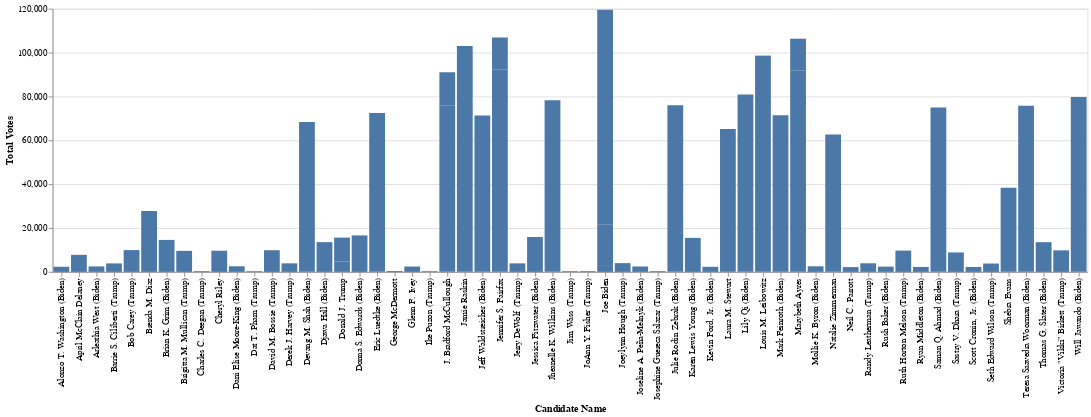

This figure's notebook cell:
### Code cell
# prompt: Using dataframe cleaned_df: can you visualize by candidate

import altair as alt

# Create a bar chart showing total votes by candidate
chart = alt.Chart(cleaned_df).mark_bar().encode(
    x='Candidate Name',
    y='Total Votes '
)

chart

### Figure 1 — Vega-Lite specification as saved in the notebook (floating-point values rounded to 4 significant figures)
{"config": {"view": {"continuousWidth": 400, "continuousHeight": 300}}, "data": {"name": "data-3afbc8114a55617404001e61d3d6ef3e"}, "mark": "bar", "encoding": {"x": {"field": "Candidate Name", "type": "nominal"}, "y": {"field": "Total Votes ", "type": "quantitative"}}, "$schema": "https://vega.github.io/schema/vega-lite/v4.17.0.json", "datasets": {"data-3afbc8114a55617404001e61d3d6ef3e": [{"Office Name": "President - Vice Pres", "Office District": "04", "Candidate Name": "Joe Biden", "Party": "DEM", "Winner": "Y", "Early Votes": 621, "Election Night Votes": 1122, "Mail-In Ballot 1 Votes": 663, "Provisional Votes": 131, "Mail-In Ballot 2 Votes": 569, "Total Votes ": 3106}, {"Office Name": "President - Vice Pres", "Office District": "06", "Candidate Name": "Joe Biden", "Party": "DEM", "Winner": "Y", "Early Votes": 2202, "Election Night Votes": 6681, "Mail-In Ballot 1 Votes": 4321, "Provisional Votes": 539, "Mail-In Ballot 2 Votes": 4648, "Total Votes ": 18391}, {"Office Name": "President - Vice Pres", "Office District": "08", "Candidate Name": "Joe Biden", "Party": "DEM", "Winner": "Y", "Early Votes": 11277, "Election Night Votes": 34650, "Mail-In Ballot 1 Votes": 25846, "Provisional Votes": 3514, "Mail-In Ballot 2 Votes": 22755, "Total Votes ": 98042}, {"Office Name": "U.S. Congress", "Office District": "04", "Candidate Name": "Glenn F. Ivey", "Party": "DEM", "Winner": "Y", "Early Votes": 540, "Election Night Votes": 808, "Mail-In Ballot 1 Votes": 531, "Provisional Votes": 79, "Mail-In Ballot 2 Votes": 474, "Total Votes ": 2432}, {"Office Name": "U.S. Congress", "Office District": "06", "Candidate Name": "April McClain Delaney", "Party": "DEM", "Winner": "Y", "Early Votes": 983, "Election Night Votes": 2797, "Mail-In Ballot 1 Votes": 1640, "Provisional Votes": 213, "Mail-In Ballot 2 Votes": 2133, "Total Votes ": 7766}, {"Office Name": "U.S. Congress", "Office District": "08", "Candidate Name": "Jamie Raskin", "Party": "DEM", "Winner": "Y", "Early Votes": 11837, "Election Night Votes": 37225, "Mail-In Ballot 1 Votes": 26261, "Provisional Votes": 3695, "Mail-In Ballot 2 Votes": 24051, "Total Votes ": 103069}, {"Office Name": "Judge Circuit Court", "Office District": "Montgomery County Circuit Court 06", "Candidate Name": "Marybeth Ayres", "Party": "DEM", "Winner": "Y", "Early Votes": 11761, "Election Night Votes": 33740, "Mail-In Ballot 1 Votes": 21883, "Provisional Votes": 3097, "Mail-In Ballot 2 Votes": 21313, "Total Votes ": 91794}, {"Office Name": "Judge Circuit Court", "Office District": "Montgomery County Circuit Court 06", "Candidate Name": "Jennifer S. Fairfax", "Party": "DEM", "Winner": "Y", "Early Votes": 11846, "Election Night Votes": 34053, "Mail-In Ballot 1 Votes": 21921, "Provisional Votes": 3100, "Mail-In Ballot 2 Votes": 21281, "Total Votes ": 92201}, {"Office Name": "Judge Circuit Court", "Office District": "Montgomery County Circuit Court 06", "Candidate Name": "Louis M. Leibowitz", "Party": "DEM", "Winner": "Y", "Early Votes": 10863, "Election Night Votes": 30479, "Mail-In Ballot 1 Votes": 20309, "Provisional Votes": 2795, "Mail-In Ballot 2 Votes": 19844, "Total Votes ": 84290}, {"Office Name": "Judge Circuit Court", "Office District": "Montgomery County Circuit Court 06", "Candidate Name": "J. Bradford McCullough", "Party": "DEM", "Winner": "Y", "Early Votes": 10053, "Election Night Votes": 27628, "Mail-In Ballot 1 Votes": 17751, "Provisional Votes": 2449, "Mail-In Ballot 2 Votes": 18102, "Total Votes ": 75983}, {"Office Name": "Democratic Delegates", "Office District": "04", "Candidate Name": "Rush Baker (Biden)", "Party": "DEM", "Winner": "Y", "Early Votes": 518, "Election Night Votes": 895, "Mail-In Ballot 1 Votes": 485, "Provisional Votes": 85, "Mail-In Ballot 2 Votes": 401, "Total Votes ": 2384}, {"Office Name": "Democratic Delegates", "Office District": "04", "Candidate Name": "Mollie K. Byron (Biden)", "Party": "DEM", "Winner": "Y", "Early Votes": 532, "Election Night Votes": 963, "Mail-In Ballot 1 Votes": 517, "Provisional Votes": 90, "Mail-In Ballot 2 Votes": 442, "Total Votes ": 2544}, {"Office Name": "Democratic Delegates", "Office District": "04", "Candidate Name": "Scott Cronin, Jr. (Biden)", "Party": "DEM", "Winner": "Y", "Early Votes": 485, "Election Night Votes": 839, "Mail-In Ballot 1 Votes": 449, "Provisional Votes": 77, "Mail-In Ballot 2 Votes": 382, "Total Votes ": 2232}, {"Office Name": "Democratic Delegates", "Office District": "04", "Candidate Name": "Kevin Ford, Jr. (Biden)", "Party": "DEM", "Winner": "Y", "Early Votes": 507, "Election Night Votes": 857, "Mail-In Ballot 1 Votes": 469, "Provisional Votes": 80, "Mail-In Ballot 2 Votes": 400, "Total Votes ": 2313}, {"Office Name": "Democratic Delegates", "Office District": "04", "Candidate Name": "Ryan Middleton (Biden)", "Party": "DEM", "Winner": "Y", "Early Votes": 476, "Election Night Votes": 855, "Mail-In Ballot 1 Votes": 454, "Provisional Votes": 79, "Mail-In Ballot 2 Votes": 385, "Total Votes ": 2249}, {"Office Name": "Democratic Delegates", "Office District": "04", "Candidate Name": "Dani Elise Moore-King (Biden)", "Party": "DEM", "Winner": "Y", "Early Votes": 543, "Election Night Votes": 987, "Mail-In Ballot 1 Votes": 509, "Provisional Votes": 95, "Mail-In Ballot 2 Votes": 427, "Total Votes ": 2561}, {"Office Name": "Democratic Delegates", "Office District": "04", "Candidate Name": "Joseline A. Peña-Melnyk (Biden)", "Party": "DEM", "Winner": "Y", "Early Votes": 510, "Election Night Votes": 921, "Mail-In Ballot 1 Votes": 497, "Provisional Votes": 91, "Mail-In Ballot 2 Votes": 442, "Total Votes ": 2461}, {"Office Name": "Democratic Delegates", "Office District": "04", "Candidate Name": "Alonzo T. Washington (Biden)", "Party": "DEM", "Winner": "Y", "Early Votes": 500, "Election Night Votes": 869, "Mail-In Ballot 1 Votes": 460, "Provisional Votes": 80, "Mail-In Ballot 2 Votes": 419, "Total Votes ": 2328}, {"Office Name": "Democratic Delegates", "Office District": "04", "Candidate Name": "Arleathia West (Biden)", "Party": "DEM", "Winner": "Y", "Early Votes": 527, "Election Night Votes": 940, "Mail-In Ballot 1 Votes": 498, "Provisional Votes": 90, "Mail-In Ballot 2 Votes": 438, "Total Votes ": 2493}, {"Office Name": "Democratic Delegates", "Office District": "06", "Candidate Name": "Donna S. Edwards (Biden)", "Party": "DEM", "Winner": "Y", "Early Votes": 2048, "Election Night Votes": 6095, "Mail-In Ballot 1 Votes": 3889, "Provisional Votes": 425, "Mail-In Ballot 2 Votes": 4174, "Total Votes ": 16631}, {"Office Name": "Democratic Delegates", "Office District": "06", "Candidate Name": "Jessica Fitzwater (Biden)", "Party": "DEM", "Winner": "Y", "Early Votes": 1964, "Election Night Votes": 5750, "Mail-In Ballot 1 Votes": 3745, "Provisional Votes": 401, "Mail-In Ballot 2 Votes": 4055, "Total Votes ": 15915}, {"Office Name": "Democratic Delegates", "Office District": "06", "Candidate Name": "Brian K. Grim (Biden)", "Party": "DEM", "Winner": "Y", "Early Votes": 1794, "Election Night Votes": 5136, "Mail-In Ballot 1 Votes": 3498, "Provisional Votes": 345, "Mail-In Ballot 2 Votes": 3802, "Total Votes ": 14575}, {"Office Name": "Democratic Delegates", "Office District": "06", "Candidate Name": "Djawa Hall (Biden)", "Party": "DEM", "Winner": "Y", "Early Votes": 1642, "Election Night Votes": 4599, "Mail-In Ballot 1 Votes": 3344, "Provisional Votes": 312, "Mail-In Ballot 2 Votes": 3660, "Total Votes ": 13557}, {"Office Name": "Democratic Delegates", "Office District": "06", "Candidate Name": "Karen Lewis Young (Biden)", "Party": "DEM", "Winner": "Y", "Early Votes": 1881, "Election Night Votes": 5446, "Mail-In Ballot 1 Votes": 3759, "Provisional Votes": 387, "Mail-In Ballot 2 Votes": 4040, "Total Votes ": 15513}, {"Office Name": "Democratic Delegates", "Office District": "06", "Candidate Name": "Thomas G. Slater (Biden)", "Party": "DEM", "Winner": "Y", "Early Votes": 1660, "Election Night Votes": 4496, "Mail-In Ballot 1 Votes": 3424, "Provisional Votes": 306, "Mail-In Ballot 2 Votes": 3659, "Total Votes ": 13545}, {"Office Name": "Democratic Delegates", "Office District": "08", "Candidate Name": "Saman Q. Ahmad (Biden)", "Party": "DEM", "Winner": "Y", "Early Votes": 9207, "Election Night Votes": 27146, "Mail-In Ballot 1 Votes": 18925, "Provisional Votes": 2555, "Mail-In Ballot 2 Votes": 17183, "Total Votes ": 75016}, {"Office Name": "Democratic Delegates", "Office District": "08", "Candidate Name": "Mark Feinroth (Biden)", "Party": "DEM", "Winner": "Y", "Early Votes": 8815, "Election Night Votes": 24955, "Mail-In Ballot 1 Votes": 18844, "Provisional Votes": 2323, "Mail-In Ballot 2 Votes": 16509, "Total Votes ": 71446}, {"Office Name": "Democratic Delegates", "Office District": "08", "Candidate Name": "Will Jawando (Biden)", "Party": "DEM", "Winner": "Y", "Early Votes": 9976, "Election Night Votes": 28724, "Mail-In Ballot 1 Votes": 20143, "Provisional Votes": 2667, "Mail-In Ballot 2 Votes": 18243, "Total Votes ": 79753}, {"Office Name": "Democratic Delegates", "Office District": "08", "Candidate Name": "Eric Luedtke (Biden)", "Party": "DEM", "Winner": "Y", "Early Votes": 9100, "Election Night Votes": 25328, "Mail-In Ballot 1 Votes": 18930, "Provisional Votes": 2267, "Mail-In Ballot 2 Votes": 16795, "Total Votes ": 72420}, {"Office Name": "Democratic Delegates", "Office District": "08", "Candidate Name": "Lily Qi (Biden)", "Party": "DEM", "Winner": "Y", "Early Votes": 9933, "Election Night Votes": 29144, "Mail-In Ballot 1 Votes": 20692, "Provisional Votes": 2707, "Mail-In Ballot 2 Votes": 18402, "Total Votes ": 80878}, {"Office Name": "Democratic Delegates", "Office District": "08", "Candidate Name": "Devang M. Shah (Biden)", "Party": "DEM", "Winner": "Y", "Early Votes": 8528, "Election Night Votes": 24085, "Mail-In Ballot 1 Votes": 17640, "Provisional Votes": 2213, "Mail-In Ballot 2 Votes": 15847, "Total Votes ": 68313}, {"Office Name": "Democratic Delegates", "Office District": "08", "Candidate Name": "Jeff Waldstreicher (Biden)", "Party": "DEM", "Winner": "Y", "Early Votes": 8895, "Election Night Votes": 24767, "Mail-In Ballot 1 Votes": 18660, "Provisional Votes": 2293, "Mail-In Ballot 2 Votes": 16666, "Total Votes ": 71281}, {"Office Name": "Democratic Delegates", "Office District": "08", "Candidate Name": "Jheanelle K. Wilkins (Biden)", "Party": "DEM", "Winner": "Y", "Early Votes": 9661, "Election Night Votes": 27926, "Mail-In Ballot 1 Votes": 19973, "Provisional Votes": 2613, "Mail-In Ballot 2 Votes": 18060, "Total Votes ": 78233}, {"Office Name": "Democratic Delegates", "Office District": "08", "Candidate Name": "Teresa Saavedra Woorman (Biden)", "Party": "DEM", "Winner": "Y", "Early Votes": 9060, "Election Night Votes": 26463, "Mail-In Ballot 1 Votes": 19958, "Provisional Votes": 2510, "Mail-In Ballot 2 Votes": 17813, "Total Votes ": 75804}, {"Office Name": "Democratic Delegates", "Office District": "08", "Candidate Name": "Julie Rodin Zebrak (Biden)", "Party": "DEM", "Winner": "Y", "Early Votes": 9031, "Election Night Votes": 26544, "Mail-In Ballot 1 Votes": 20077, "Provisional Votes": 2476, "Mail-In Ballot 2 Votes": 17875, "Total Votes ": 76003}, {"Office Name": "Board of Education", "Office District": 2.0, "Candidate Name": "Brenda M. Diaz", "Party": "NON", "Winner": "Y", "Early Votes": 3861, "Election Night Votes": 12295, "Mail-In Ballot 1 Votes": 5625, "Provisional Votes": 1122, "Mail-In Ballot 2 Votes": 4858, "Total Votes ": 27761}, {"Office Name": "Board of Education", "Office District": 2.0, "Candidate Name": "Natalie Zimmerman", "Party": "NON", "Winner": "Y", "Early Votes": 7741, "Election Night Votes": 24460, "Mail-In Ballot 1 Votes": 13906, "Provisional Votes": 2220, "Mail-In Ballot 2 Votes": 14381, "Total Votes ": 62708}, {"Office Name": "Board of Education", "Office District": 4.0, "Candidate Name": "Shebra Evans", "Party": "NON", "Winner": "Y", "Early Votes": 4895, "Election Night Votes": 13336, "Mail-In Ballot 1 Votes": 9549, "Provisional Votes": 1284, "Mail-In Ballot 2 Votes": 9338, "Total Votes ": 38402}, {"Office Name": "Board of Education", "Office District": 4.0, "Candidate Name": "Laura M. Stewart", "Party": "NON", "Winner": "Y", "Early Votes": 7857, "Election Night Votes": 25205, "Mail-In Ballot 1 Votes": 14689, "Provisional Votes": 2190, "Mail-In Ballot 2 Votes": 15248, "Total Votes ": 65189}, {"Office Name": "President - Vice Pres", "Office District": "04", "Candidate Name": "Donald J. Trump", "Party": "REP", "Winner": "Y", "Early Votes": 80, "Election Night Votes": 179, "Mail-In Ballot 1 Votes": 71, "Provisional Votes": 8, "Mail-In Ballot 2 Votes": 41, "Total Votes ": 379}, {"Office Name": "President - Vice Pres", "Office District": "06", "Candidate Name": "Donald J. Trump", "Party": "REP", "Winner": "Y", "Early Votes": 714, "Election Night Votes": 2477, "Mail-In Ballot 1 Votes": 522, "Provisional Votes": 96, "Mail-In Ballot 2 Votes": 512, "Total Votes ": 4321}, {"Office Name": "President - Vice Pres", "Office District": "08", "Candidate Name": "Donald J. Trump", "Party": "REP", "Winner": "Y", "Early Votes": 1703, "Election Night Votes": 5579, "Mail-In Ballot 1 Votes": 1947, "Provisional Votes": 266, "Mail-In Ballot 2 Votes": 1446, "Total Votes ": 10941}, {"Office Name": "U.S. Congress", "Office District": "04", "Candidate Name": "George McDermott", "Party": "REP", "Winner": "Y", "Early Votes": 82, "Election Night Votes": 170, "Mail-In Ballot 1 Votes": 81, "Provisional Votes": 13, "Mail-In Ballot 2 Votes": 51, "Total Votes ": 397}, {"Office Name": "U.S. Congress", "Office District": "06", "Candidate Name": "Neil C. Parrott", "Party": "REP", "Winner": "Y", "Early Votes": 372, "Election Night Votes": 1199, "Mail-In Ballot 1 Votes": 281, "Provisional Votes": 39, "Mail-In Ballot 2 Votes": 290, "Total Votes ": 2181}, {"Office Name": "U.S. Congress", "Office District": "08", "Candidate Name": "Cheryl Riley", "Party": "REP", "Winner": "Y", "Early Votes": 1518, "Election Night Votes": 4524, "Mail-In Ballot 1 Votes": 1944, "Provisional Votes": 241, "Mail-In Ballot 2 Votes": 1420, "Total Votes ": 9647}, {"Office Name": "Judge Circuit Court", "Office District": "Montgomery County Circuit Court 06", "Candidate Name": "Marybeth Ayres", "Party": "REP", "Winner": "Y", "Early Votes": 2334, "Election Night Votes": 6923, "Mail-In Ballot 1 Votes": 2677, "Provisional Votes": 349, "Mail-In Ballot 2 Votes": 2273, "Total Votes ": 14556}, {"Office Name": "Judge Circuit Court", "Office District": "Montgomery County Circuit Court 06", "Candidate Name": "Jennifer S. Fairfax", "Party": "REP", "Winner": "Y", "Early Votes": 2330, "Election Night Votes": 7099, "Mail-In Ballot 1 Votes": 2697, "Provisional Votes": 353, "Mail-In Ballot 2 Votes": 2226, "Total Votes ": 14705}, {"Office Name": "Judge Circuit Court", "Office District": "Montgomery County Circuit Court 06", "Candidate Name": "Louis M. Leibowitz", "Party": "REP", "Winner": "Y", "Early Votes": 2314, "Election Night Votes": 6977, "Mail-In Ballot 1 Votes": 2563, "Provisional Votes": 357, "Mail-In Ballot 2 Votes": 2138, "Total Votes ": 14349}, {"Office Name": "Judge Circuit Court", "Office District": "Montgomery County Circuit Court 06", "Candidate Name": "J. Bradford McCullough", "Party": "REP", "Winner": "Y", "Early Votes": 2423, "Election Night Votes": 7455, "Mail-In Ballot 1 Votes": 2625, "Provisional Votes": 338, "Mail-In Ballot 2 Votes": 2217, "Total Votes ": 15058}, {"Office Name": "REP Delegates", "Office District": "04", "Candidate Name": "JoAnn Y. Fisher (Trump)", "Party": "REP", "Winner": "Y", "Early Votes": 79, "Election Night Votes": 159, "Mail-In Ballot 1 Votes": 52, "Provisional Votes": 5, "Mail-In Ballot 2 Votes": 29, "Total Votes ": 324}, {"Office Name": "REP Delegates", "Office District": "04", "Candidate Name": "Josephine Guereca Salazar (Trump)", "Party": "REP", "Winner": "Y", "Early Votes": 77, "Election Night Votes": 155, "Mail-In Ballot 1 Votes": 48, "Provisional Votes": 3, "Mail-In Ballot 2 Votes": 34, "Total Votes ": 317}, {"Office Name": "REP Delegates", "Office District": "04", "Candidate Name": "Dat T. Pham (Trump)", "Party": "REP", "Winner": "Y", "Early Votes": 74, "Election Night Votes": 151, "Mail-In Ballot 1 Votes": 48, "Provisional Votes": 4, "Mail-In Ballot 2 Votes": 28, "Total Votes ": 305}, {"Office Name": "REP Delegates", "Office District": "06", "Candidate Name": "Barrie S. Ciliberti (Trump)", "Party": "REP", "Winner": "Y", "Early Votes": 670, "Election Night Votes": 2246, "Mail-In Ballot 1 Votes": 440, "Provisional Votes": 72, "Mail-In Ballot 2 Votes": 432, "Total Votes ": 3860}, {"Office Name": "REP Delegates", "Office District": "06", "Candidate Name": "Jerry DeWolf (Trump)", "Party": "REP", "Winner": "Y", "Early Votes": 664, "Election Night Votes": 2263, "Mail-In Ballot 1 Votes": 448, "Provisional Votes": 78, "Mail-In Ballot 2 Votes": 431, "Total Votes ": 3884}, {"Office Name": "REP Delegates", "Office District": "06", "Candidate Name": "Derek J. Harvey (Trump)", "Party": "REP", "Winner": "Y", "Early Votes": 663, "Election Night Votes": 2271, "Mail-In Ballot 1 Votes": 454, "Provisional Votes": 76, "Mail-In Ballot 2 Votes": 431, "Total Votes ": 3895}, {"Office Name": "REP Delegates", "Office District": "08", "Candidate Name": "Victoria \"Vikki\" Birkett (Trump)", "Party": "REP", "Winner": "Y", "Early Votes": 1599, "Election Night Votes": 5093, "Mail-In Ballot 1 Votes": 1673, "Provisional Votes": 211, "Mail-In Ballot 2 Votes": 1245, "Total Votes ": 9821}, {"Office Name": "REP Delegates", "Office District": "08", "Candidate Name": "David M. Bossie (Trump)", "Party": "REP", "Winner": "Y", "Early Votes": 1590, "Election Night Votes": 5148, "Mail-In Ballot 1 Votes": 1672, "Provisional Votes": 210, "Mail-In Ballot 2 Votes": 1254, "Total Votes ": 9874}, {"Office Name": "REP Delegates", "Office District": "08", "Candidate Name": "Sastry V. Dhara (Trump)", "Party": "REP", "Winner": "Y", "Early Votes": 1385, "Election Night Votes": 4629, "Mail-In Ballot 1 Votes": 1523, "Provisional Votes": 185, "Mail-In Ballot 2 Votes": 1134, "Total Votes ": 8856}, {"Office Name": "REP Alternates", "Office District": "04", "Candidate Name": "Charles C. Deegan (Trump)", "Party": "REP", "Winner": "Y", "Early Votes": 76, "Election Night Votes": 161, "Mail-In Ballot 1 Votes": 54, "Provisional Votes": 3, "Mail-In Ballot 2 Votes": 32, "Total Votes ": 326}, {"Office Name": "REP Alternates", "Office District": "04", "Candidate Name": "Ike Puzon (Trump)", "Party": "REP", "Winner": "Y", "Early Votes": 75, "Election Night Votes": 149, "Mail-In Ballot 1 Votes": 51, "Provisional Votes": 3, "Mail-In Ballot 2 Votes": 31, "Total Votes ": 309}, {"Office Name": "REP Alternates", "Office District": "04", "Candidate Name": "Jim Wass (Trump)", "Party": "REP", "Winner": "Y", "Early Votes": 76, "Election Night Votes": 151, "Mail-In Ballot 1 Votes": 49, "Provisional Votes": 3, "Mail-In Ballot 2 Votes": 34, "Total Votes ": 313}, {"Office Name": "REP Alternates", "Office District": "06", "Candidate Name": "Joeylynn Hough (Trump)", "Party": "REP", "Winner": "Y", "Early Votes": 693, "Election Night Votes": 2314, "Mail-In Ballot 1 Votes": 461, "Provisional Votes": 76, "Mail-In Ballot 2 Votes": 441, "Total Votes ": 3985}, {"Office Name": "REP Alternates", "Office District": "06", "Candidate Name": "Randy Leatherman (Trump)", "Party": "REP", "Winner": "Y", "Early Votes": 681, "Election Night Votes": 2281, "Mail-In Ballot 1 Votes": 452, "Provisional Votes": 76, "Mail-In Ballot 2 Votes": 427, "Total Votes ": 3917}, {"Office Name": "REP Alternates", "Office District": "06", "Candidate Name": "Seth Edward Wilson (Trump)", "Party": "REP", "Winner": "Y", "Early Votes": 660, "Election Night Votes": 2197, "Mail-In Ballot 1 Votes": 446, "Provisional Votes": 69, "Mail-In Ballot 2 Votes": 429, "Total Votes ": 3801}, {"Office Name": "REP Alternates", "Office District": "08", "Candidate Name": "Bob Carey (Trump)", "Party": "REP", "Winner": "Y", "Early Votes": 1587, "Election Night Votes": 5204, "Mail-In Ballot 1 Votes": 1684, "Provisional Votes": 211, "Mail-In Ballot 2 Votes": 1257, "Total Votes ": 9943}, {"Office Name": "REP Alternates", "Office District": "08", "Candidate Name": "Ruth Horton Melson (Trump)", "Party": "REP", "Winner": "Y", "Early Votes": 1588, "Election Night Votes": 5058, "Mail-In Ballot 1 Votes": 1644, "Provisional Votes": 208, "Mail-In Ballot 2 Votes": 1203, "Total Votes ": 9701}, {"Office Name": "REP Alternates", "Office District": "08", "Candidate Name": "Brigitta M. Mullican (Trump)", "Party": "REP", "Winner": "Y", "Early Votes": 1569, "Election Night Votes": 4998, "Mail-In Ballot 1 Votes": 1604, "Provisional Votes": 195, "Mail-In Ballot 2 Votes": 1213, "Total Votes ": 9579}]}}
